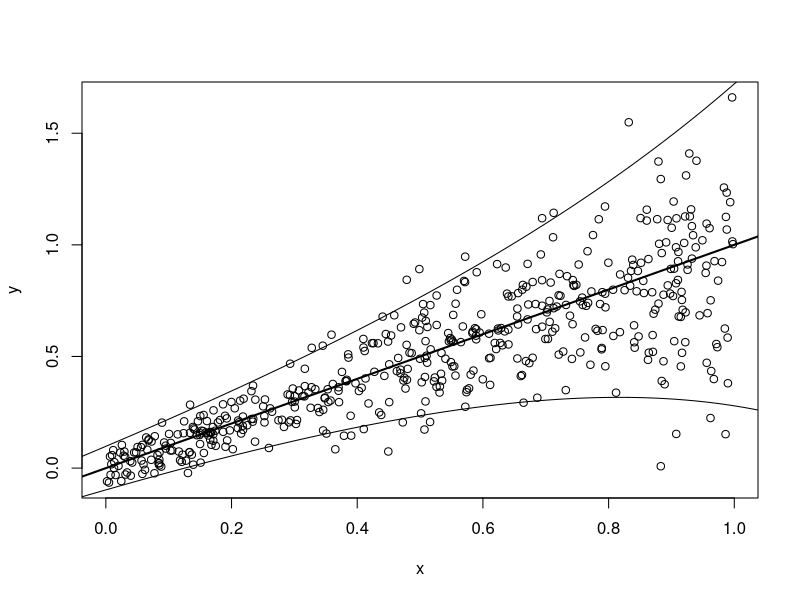

The R script that drew this image:
## ---- chunk 1
knitr::opts_chunk$set(echo = TRUE)

## ---- chunk 2
n <- 500
x <- runif(n)
y <- x + rnorm(n, sd = exp(-3 + 2 * x))
plot(x, y)
abline(0, 1, lwd = 2)
curve(x + 1.96 * exp(-3 + 2 * x), -0.1, 1.1, add = TRUE)
curve(x - 1.96 * exp(-3 + 2 * x), -0.1, 1.1, add = TRUE)
